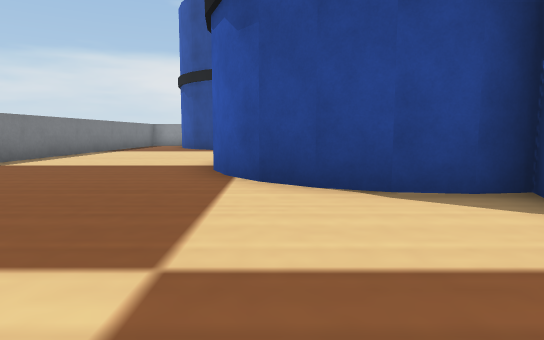
view 1 (above)

18 first-person views from a walk through a Webots world. The camera is 0.06 m above the floor, tilts 6° down and sees 75° across. The floor is counted in squares, 0.1 m on a side. Each view is taken from the middle of a square. On the plan, view 1 faces up. The plan holds only what a view shows up to about 10 squares ahead; the rest is blank. The robots in the file are not drawn. Simple shapes and patterns stand in for the simulator's stock objects.

view 2
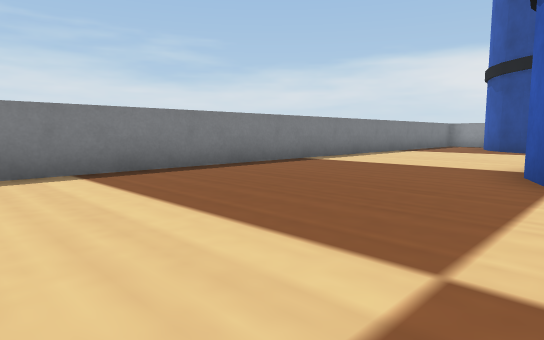

view 3
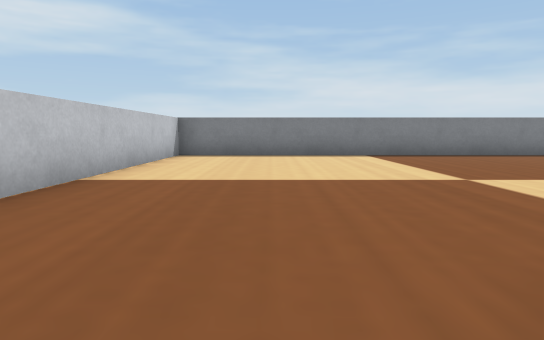

view 4
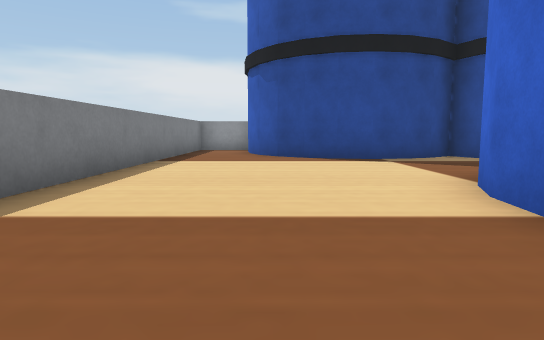

view 5
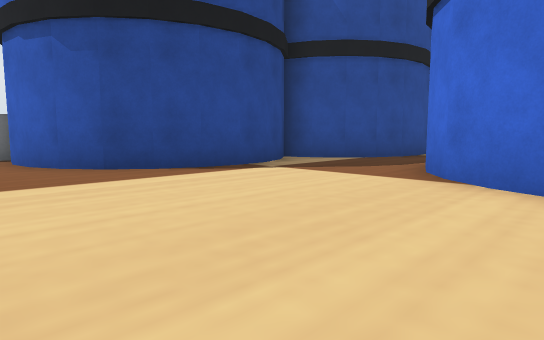

view 6
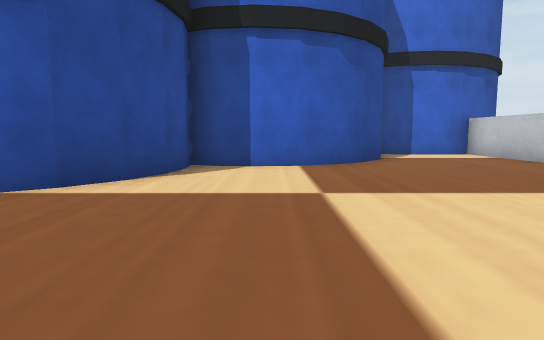

view 7
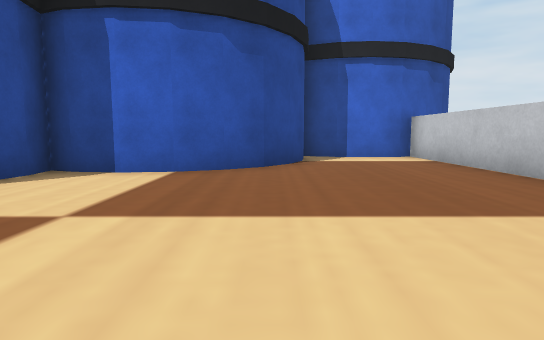

view 8
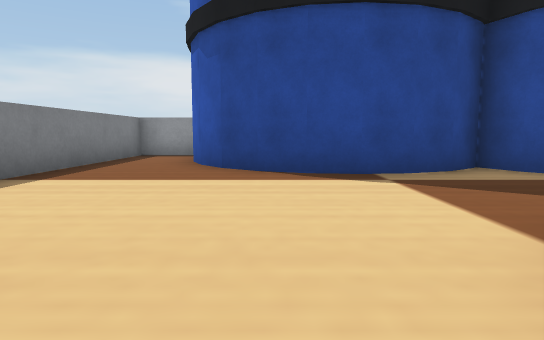

view 9
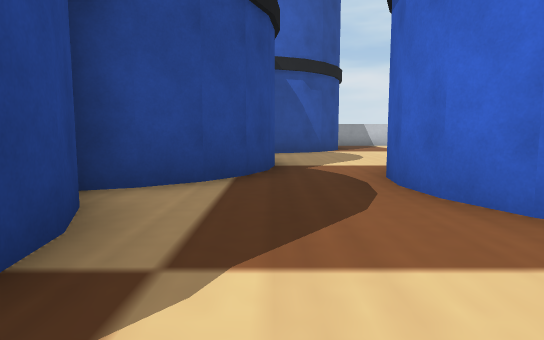

view 10
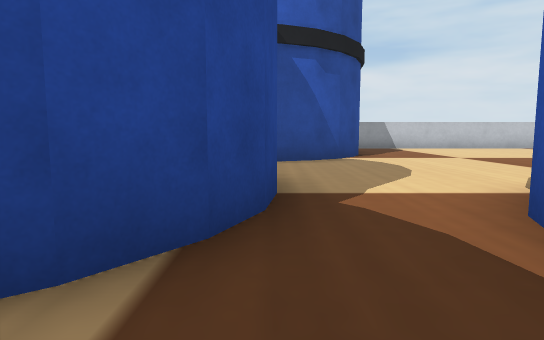

view 11
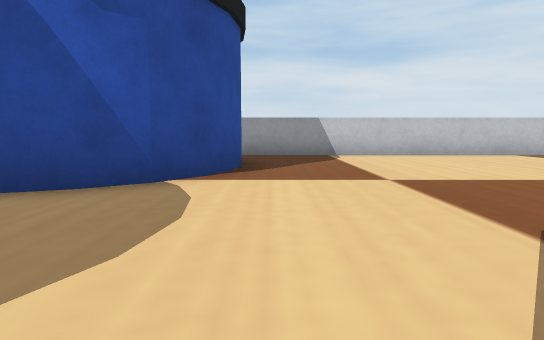

view 12
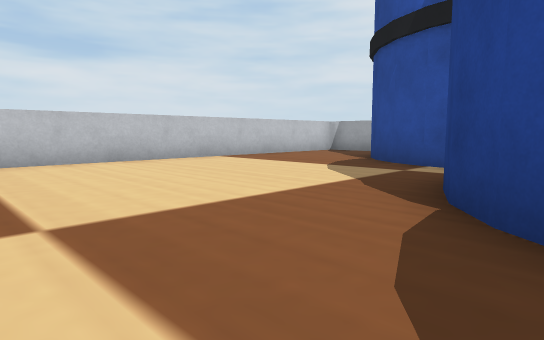

view 13
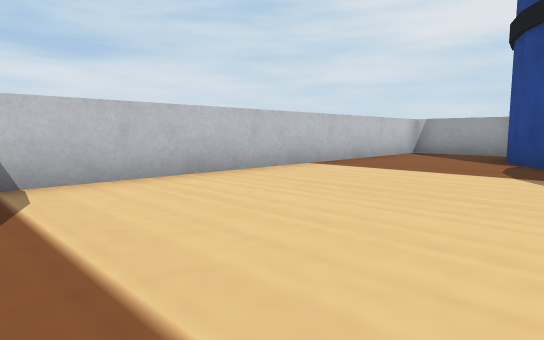

view 14
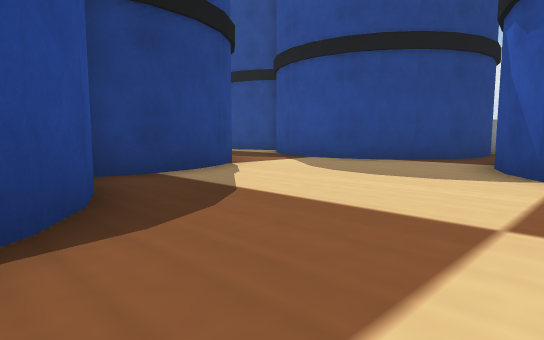

view 15
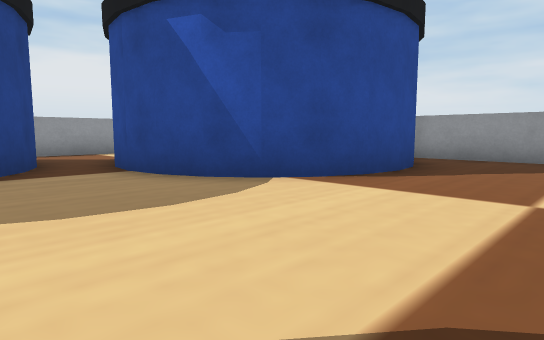

view 16
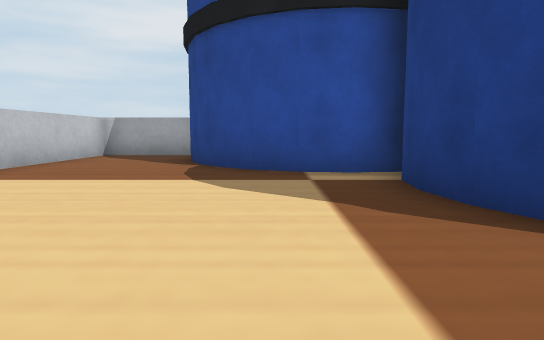

view 17
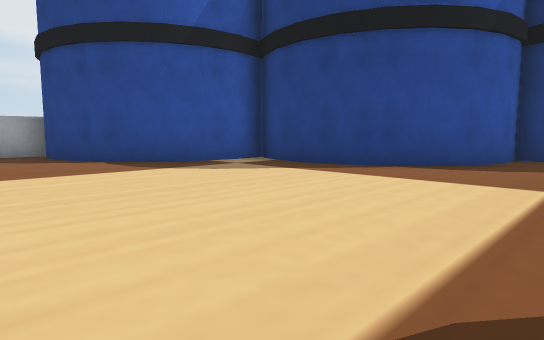

view 18
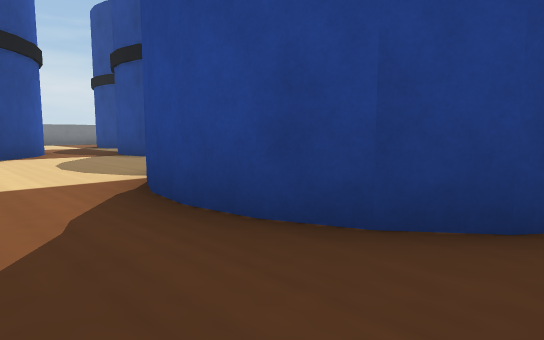

### Floor plan
Key: @ floor where view 1 was taken; # wall or solid block; . floor; B barrel.
Columns run from 6 left of view 1 to 15 right of it. Each row starts with its distance up from view 1.
 17 ###           ###
 16 #..B          ...
 15 #..B         B..
 14 #..B         B..
 13 #..BB  BB    B.B
 12 #....BB.BB  BB.B
 11 #.........BB...B
 10 #..............B   BB#
  9 #.....BBBBB.....BBBB.#
  8 #.....B   B..........#
  7 #....B     B.........#
  6 #....B     B.........#
  5 #.....B    BBB.......#
  4 #.....BBBB   BB......#
  3 #........B    B......#
  2 #........B    B......#
  1 #........B    B......#
  0 #.....@...BB  BBBB...#
 -1 #...........B    B...#
 -2 #...........B     B..#
 -3 #...........B     B..#
 -4 ############BB    ####
 -5              B

Positions as (right, up) in squares from view 1, and headings:
1: (0, 0), facing up
2: (0, 0), facing up-left
3: (4, -1), facing left
4: (-3, 4), facing up
5: (-5, 7), facing up-right
6: (-4, 2), facing right
7: (-3, 0), facing right
8: (-2, 7), facing up
9: (-2, 11), facing right
10: (1, 11), facing right
11: (5, 8), facing right
12: (7, 7), facing down-right
13: (10, 7), facing down-right
14: (10, 4), facing up-left
15: (6, 6), facing up-right
16: (10, 6), facing down
17: (14, 7), facing down-left
18: (14, 7), facing up-left
